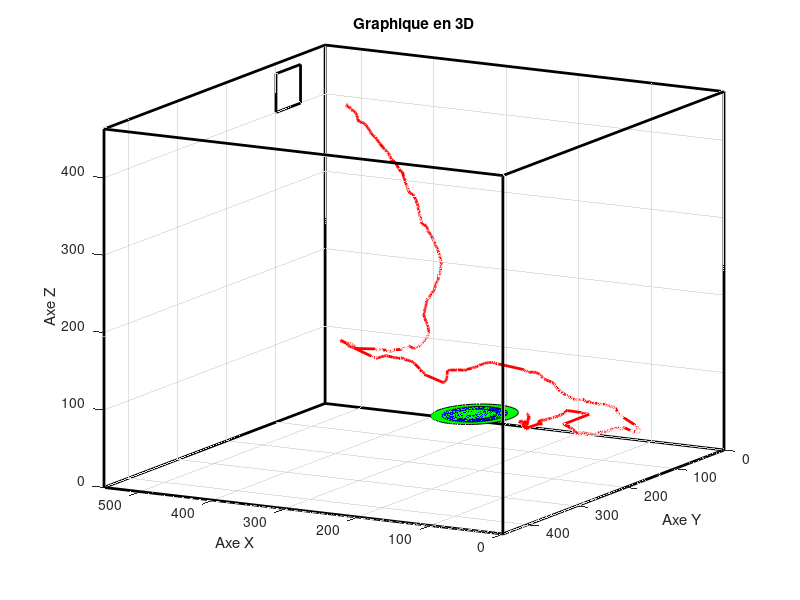

Recreate this plot in MATLAB. (Note: this script raises an error after producing the figure.)
%% 
load('trajectoire2.mat'); % Chargez le fichier .mat

Xmm = trajectoire2.Xmm
Ymm = trajectoire2.Ymm
Zmm = trajectoire2.Zmm

% Tracer le graphique en 3D
figure; % Créez une nouvelle figure
plot3(Xmm, Ymm, Zmm, 'r-', 'LineWidth', 2); 
xlabel('Axe X'); % Étiquette de l'axe X
ylabel('Axe Y'); % Étiquette de l'axe Y
zlabel('Axe Z'); % Étiquette de l'axe Z
title('Graphique en 3D'); % Titre du graphique

% Limitez les axes X, Y et Z si nécessaire (ajustez les limites selon vos besoins)
axis([0 550 0 450 0 463]);

% Personnalisez le graphique selon vos besoins
grid on; % Affiche une grille


hold on 

% Tracé du cube  
plot3([0, 550], [0, 0], [0, 0], 'k', 'LineWidth', 2);  % 'k' spécifie la couleur noire
plot3([0, 0], [0, 450], [0, 0], 'k', 'LineWidth', 2);  % 'k' spécifie la couleur noire
plot3([0, 0], [0, 0], [0, 463], 'k', 'LineWidth', 2);  % 'k' spécifie la couleur noire

plot3([550, 550], [450, 450], [463, 0], 'k', 'LineWidth', 2);  % 'k' spécifie la couleur noire
plot3([550, 0], [450, 450], [463, 463], 'k', 'LineWidth', 2);  % 'k' spécifie la couleur noire
plot3([550, 550], [450, 0], [463, 463], 'k', 'LineWidth', 2);  % 'k' spécifie la couleur noire


plot3([550, 550], [0, 0], [463, 0], 'k', 'LineWidth', 2);  % 'k' spécifie la couleur noire
plot3([550, 550], [0, 450], [0, 0], 'k', 'LineWidth', 2);  % 'k' spécifie la couleur noire
plot3([550, 0], [450, 450], [0, 0], 'k', 'LineWidth', 2);  % 'k' spécifie la couleur noire
plot3([0, 0], [450, 450], [0, 463], 'k', 'LineWidth', 2);  % 'k' spécifie la couleur noire

plot3([0, 0], [450, 0], [463, 463], 'k', 'LineWidth', 2);  % 'k' spécifie la couleur noire
plot3([0, 550], [0, 0], [463, 463], 'k', 'LineWidth', 2);  % 'k' spécifie la couleur noire

% tracé de la porte
plot3([550, 550], [50, 100], [400, 400], 'k', 'LineWidth', 2);  % 'k' spécifie la couleur noire
plot3([550, 550], [50, 50], [400, 450], 'k', 'LineWidth', 2);  % 'k' spécifie la couleur noire
plot3([550, 550], [100, 100], [450, 400], 'k', 'LineWidth', 2);  % 'k' spécifie la couleur noire
plot3([550, 550], [100, 50], [450, 450], 'k', 'LineWidth', 2);  % 'k' spécifie la couleur noire

% tracé de la fleur

hold on 

% Exemple de données (remplacez-les par vos propres données)
t = linspace(0, 2*pi, 100);  % Créez des valeurs pour l'angle t
r = 50;  % Rayon du cercle
r1 = 37.5
r2 = 25

x0 = 285
y0 = 87
% Calcul des coordonnées du cercle dans l'espace 3D
x = x0 + r * cos(t);  % Coordonnées X du cercle
y = y0 + r * sin(t);  % Coordonnées Y du cercle

z = 36*ones(size(t));  % Coordonnées Z du cercle (tous les z sont à zéro)

x1 = x0 + r1 * cos(t);  % Coordonnées X du cercle
y1 = y0 + r1 * sin(t);  % Coordonnées Y du cercle

x2 = x0 + r2 * cos(t);  % Coordonnées X du cercle
y2 = y0 + r2 * sin(t);  % Coordonnées Y du cercle

% Tracer le graphique 3D avec le cercle rempli en bleu
fill3(x, y, z, 'g');  % Utilisez 'b' pour remplir le cercle en bleu
fill3(x1, y1, z, 'b');  % Utilisez 'b' pour remplir le cercle en bleu
fill3(x2, y2, z, 'g');  % Utilisez 'b' pour remplir le cercle en bleu

hold off

view(-151, 15);


%%




% partie animation
% Créez une nouvelle figure
figure;

% Créez un objet VideoWriter pour enregistrer la vidéo au format MP4
outputVideo = VideoWriter('animation_3D.mp4', 'MPEG-4');
open(outputVideo);



% Boucle pour créer l'animation
for i = 1:length(Xmm)
    % Effacez la figure précédente
    clf;
    
    % Tracer le graphique 3D actuel
    plot3(Xmm(1:i), Ymm(1:i), Zmm(1:i), 'r-', 'LineWidth', 2);
    
    % Personnalisez le graphique (titre, étiquettes d'axe, etc.)
    title('Animation 3D');
    xlabel('Axe X');
    ylabel('Axe Y');
    zlabel('Axe Z');
    
    % Limitez les axes X, Y et Z si nécessaire (ajustez les limites selon vos besoins)
    axis([0 550 0 450 0 463]);
  
    % Affichez la grille
    grid on;
    
    hold on 
    
    % Tracé du cube  
    plot3([0, 550], [0, 0], [0, 0], 'k', 'LineWidth', 2);  % 'k' spécifie la couleur noire
    plot3([0, 0], [0, 450], [0, 0], 'k', 'LineWidth', 2);  % 'k' spécifie la couleur noire
    plot3([0, 0], [0, 0], [0, 463], 'k', 'LineWidth', 2);  % 'k' spécifie la couleur noire

    plot3([550, 550], [450, 450], [463, 0], 'k', 'LineWidth', 2);  % 'k' spécifie la couleur noire
    plot3([550, 0], [450, 450], [463, 463], 'k', 'LineWidth', 2);  % 'k' spécifie la couleur noire
    plot3([550, 550], [450, 0], [463, 463], 'k', 'LineWidth', 2);  % 'k' spécifie la couleur noire


    plot3([550, 550], [0, 0], [463, 0], 'k', 'LineWidth', 2);  % 'k' spécifie la couleur noire
    plot3([550, 550], [0, 450], [0, 0], 'k', 'LineWidth', 2);  % 'k' spécifie la couleur noire
    plot3([550, 0], [450, 450], [0, 0], 'k', 'LineWidth', 2);  % 'k' spécifie la couleur noire
    plot3([0, 0], [450, 450], [0, 463], 'k', 'LineWidth', 2);  % 'k' spécifie la couleur noire

    plot3([0, 0], [450, 0], [463, 463], 'k', 'LineWidth', 2);  % 'k' spécifie la couleur noire
    plot3([0, 550], [0, 0], [463, 463], 'k', 'LineWidth', 2);  % 'k' spécifie la couleur noire

    % tracé de la porte
    plot3([550, 550], [50, 100], [400, 400], 'k', 'LineWidth', 2);  % 'k' spécifie la couleur noire
    plot3([550, 550], [50, 50], [400, 450], 'k', 'LineWidth', 2);  % 'k' spécifie la couleur noire
    plot3([550, 550], [100, 100], [450, 400], 'k', 'LineWidth', 2);  % 'k' spécifie la couleur noire
    plot3([550, 550], [100, 50], [450, 450], 'k', 'LineWidth', 2);  % 'k' spécifie la couleur noire

    % tracé de la fleur

    hold on 

    % Exemple de données (remplacez-les par vos propres données)
    t = linspace(0, 2*pi, 100);  % Créez des valeurs pour l'angle t
    r = 50;  % Rayon du cercle
    r1 = 37.5
    r2 = 25

    x0 = 285
    y0 = 87
    % Calcul des coordonnées du cercle dans l'espace 3D
    x = x0 + r * cos(t);  % Coordonnées X du cercle
    y = y0 + r * sin(t);  % Coordonnées Y du cercle

    z = 36*ones(size(t));  % Coordonnées Z du cercle (tous les z sont à zéro)

    x1 = x0 + r1 * cos(t);  % Coordonnées X du cercle
    y1 = y0 + r1 * sin(t);  % Coordonnées Y du cercle

    x2 = x0 + r2 * cos(t);  % Coordonnées X du cercle
    y2 = y0 + r2 * sin(t);  % Coordonnées Y du cercle

    % Tracer le graphique 3D avec le cercle rempli en bleu
    fill3(x, y, z, 'g');  % Utilisez 'b' pour remplir le cercle en bleu
    fill3(x1, y1, z, 'b');  % Utilisez 'b' pour remplir le cercle en bleu
    fill3(x2, y2, z, 'g');  % Utilisez 'b' pour remplir le cercle en bleu

    view(-151, 15);
    
    % Mettez en pause pour contrôler la vitesse de l'animation (ajustez la valeur en fonction de la vitesse souhaitée)
    pause(0.002);
    
    % Capturez la figure pour enregistrer l'animation
    frame = getframe(gcf);
    
    % Écrivez le frame dans la vidéo
    writeVideo(outputVideo, frame);
end

% Fermez la vidéo
close(outputVideo);








